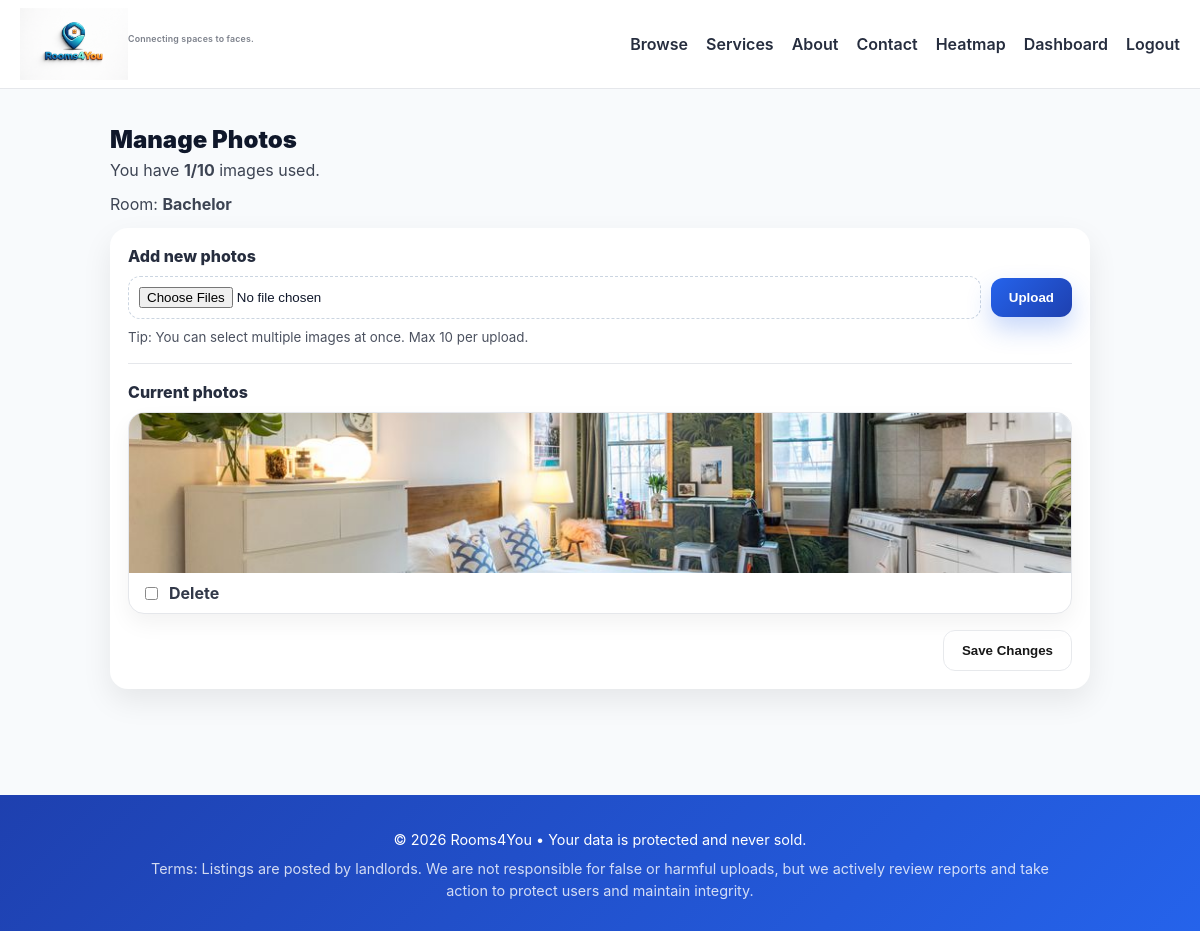
Before: /rooms/2/images/ (signed in) with the older database file.
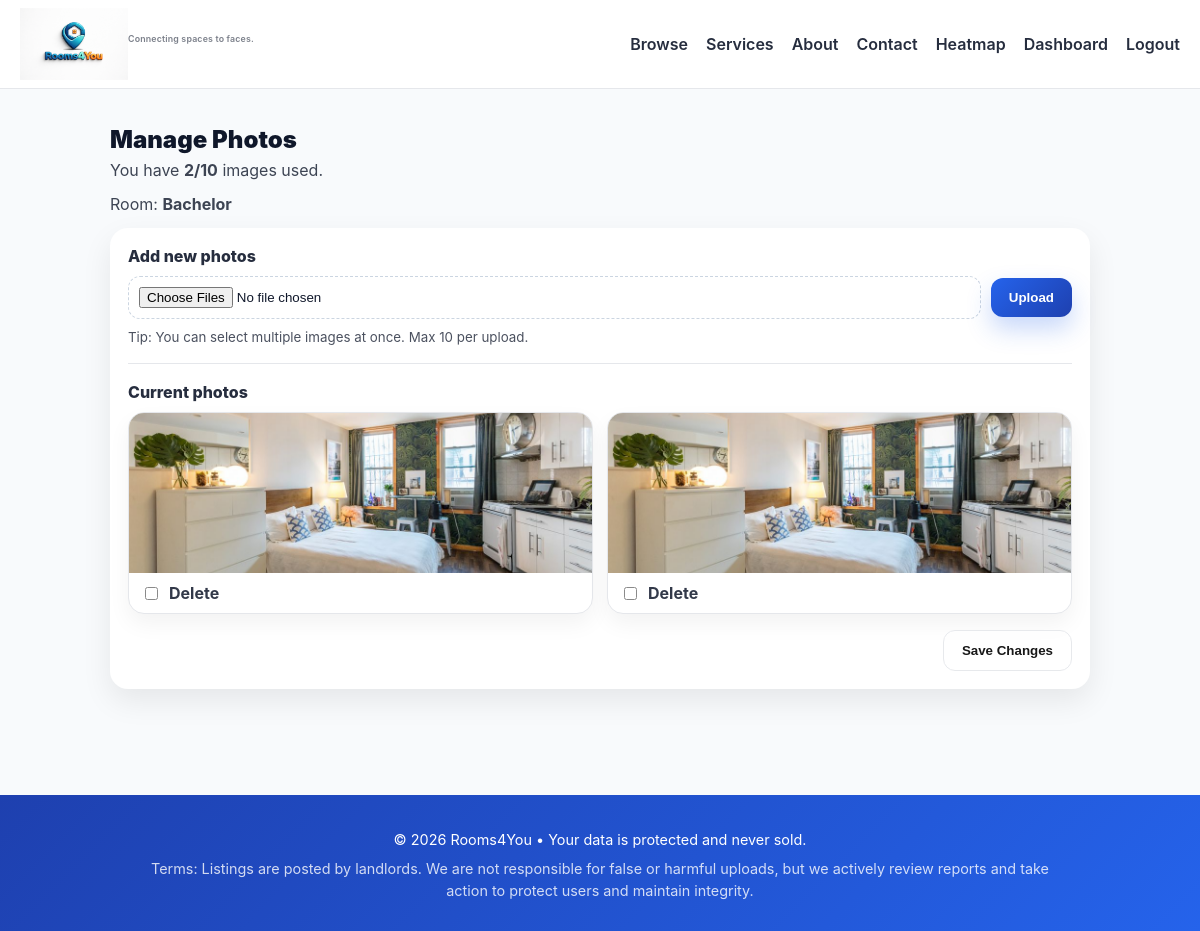
After: the same page with the newer database file.
### listings/models.py (models this page shows, shortened)
class RoomImage(models.Model):
    room = models.ForeignKey(Room, related_name="images", on_delete=models.CASCADE)
    image = models.ImageField(upload_to="rooms/")

### listings/views.py (the view, shortened to what this page needs)
# urls.py: path("rooms/<int:pk>/images/", views.edit_room_images, name="edit_room_images"),
@login_required
def edit_room_images(request, pk):
    room = get_object_or_404(Room, pk=pk, owner=request.user)
    return render(
        request,
        "listings/edit_room_images.html",
        {
            "room": room,
            "img_count": room.images.count(),
            "max_images": 10,
        },
    )

### listings/templates/listings/edit_room_images.html (shortened to what this page needs)
{% extends "listings/base.html" %} {% load static %} {% block content %}
<div class="imgmgr-shell">
  <div class="imgmgr-head">
    <div>
      <h2 class="imgmgr-title">Manage Photos</h2>
      <p style="margin: 6px 0 14px; opacity: 0.8">
        You have <strong>{{ img_count }}/{{ max_images }}</strong> images used.
      </p>
      <p class="imgmgr-sub">Room: <strong>{{ room.title }}</strong></p>
    </div>
  </div>
  <form method="post" enctype="multipart/form-data" class="imgmgr-card">
    <div class="imgmgr-upload">
      <label class="imgmgr-label">Add new photos</label>
      <div class="imgmgr-upload-row">
        <input
          class="imgmgr-file"
          type="file"
          name="images"
          multiple
          accept="image/*"
        />
        <button type="submit" class="btn-primary">Upload</button>
      </div>
      <small class="imgmgr-hint"
        >Tip: You can select multiple images at once. Max 10 per upload.</small
      >
    </div>
    <hr class="imgmgr-line" />
    <div class="imgmgr-label" style="margin-bottom: 10px">Current photos</div>
    <div class="imgmgr-grid">
      {% for img in room.images.all %}
      <div class="imgmgr-item">
        <img class="imgmgr-img" src="{{ img.image.url }}" alt="Room photo" />
        <label class="imgmgr-del">
          <input type="checkbox" name="delete" value="{{ img.id }}" />
          Delete
        </label>
      </div>
      {% empty %}
      <p class="imgmgr-empty">No photos yet. Upload your first images above.</p>
      {% endfor %}
    </div>
    {% if room.images.all %}
    <div class="imgmgr-actions">
      <button type="submit" class="btn-secondary">Save Changes</button>
    </div>
    {% endif %}
  </form>
</div>
{% endblock %}

Changed rows visible on the page:
added RoomImage: image (picture)
Other visible differences:
{{ img_count }}: "1" → "2"
